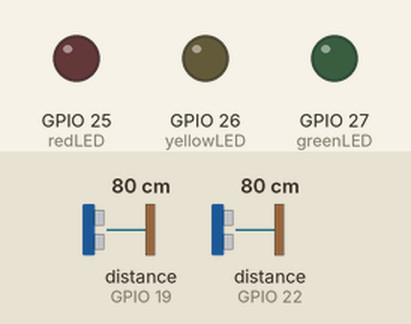
Bench run of a sketch on a simulated ESP32. Parts: output pins drawn as LEDs (lit = HIGH). Wiring (inferred from the names in the program): 2 × ultrasonic range finder: trigger GPIO 21, echo GPIO 19 / trigger GPIO 23, echo GPIO 22. The inputs (shaded band) are chosen by the test bench; at power-on: distance to the obstacle (sensors on GPIO 19, GPIO 22) 80 cm. The echo pulse lasts 58.3 µs per cm; nothing arrives over Bluetooth unless stated; pins used as bus, display or sensor lines are not drawn; what the sketch prints to the serial monitor is not drawn.

Above: at 0.0 s.
At 2.2 s:
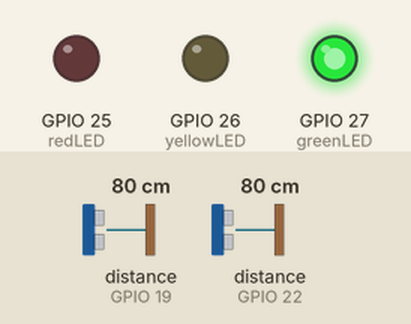
2.3 s: distance to the obstacle (sensor on GPIO 19) set to 22 cm
3.8 s: distance to the obstacle (sensor on GPIO 19) set to 18 cm
At 4.5 s:
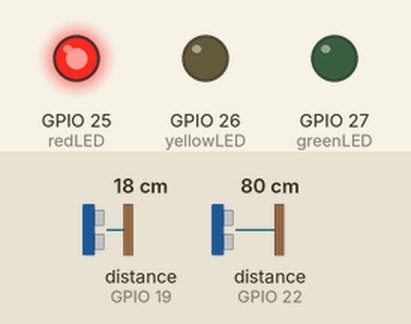
Timing chart, 0 to 6.8 s (numbered marks = the images above; inputs shaded):
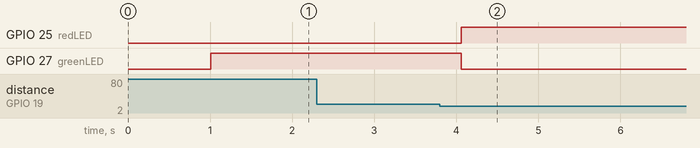

Measured:
- the behaviour switches between 21 and 20 cm on distance to the obstacle (sensor on GPIO 19) (found by bisection; images 1 and 2)
- after the input at 2.3 s, every drawn part: stays the same
- after the input at 3.8 s, GPIO 25 (redLED): LOW → HIGH after 0.26 s; GPIO 27 (greenLED): HIGH → LOW after 0.26 s

The sketch:

ESP32COM.ino
```cpp
// ===== ESP32 Code (for ESP32-WROOM-32) =====
#include "BluetoothSerial.h"
BluetoothSerial SerialBT;

// Ultrasonic sensors
int trigPin1 = 23, echoPin1 = 22;
int trigPin2 = 21, echoPin2 = 19;
int redLED = 25, yellowLED = 26, greenLED = 27;
const int dangerDistance = 20;

// Communication timeout
const int ACK_TIMEOUT = 400;

void setup() {
  pinMode(trigPin1, OUTPUT); pinMode(echoPin1, INPUT);
  pinMode(trigPin2, OUTPUT); pinMode(echoPin2, INPUT);
  pinMode(redLED, OUTPUT); pinMode(yellowLED, OUTPUT); pinMode(greenLED, OUTPUT);

  Serial.begin(115200);                                // Debug to PC
  Serial2.begin(115200, SERIAL_8N1, 16, 17);           // RX2=16, TX2=17
  SerialBT.begin("Mo_Robot");                        // Bluetooth name
  delay(1000);

  Serial.println("✅ ESP32-WROOM-32 ready. Waiting for Nano...");
  SerialBT.println("✅ ESP32-WROOM-32 ready. Waiting for Nano...");
}

// Distance function
long readUltrasonic(int trig, int echo) {
  digitalWrite(trig, LOW); delayMicroseconds(2);
  digitalWrite(trig, HIGH); delayMicroseconds(10);
  digitalWrite(trig, LOW);
  long duration = pulseIn(echo, HIGH, 30000);
  if (duration == 0) return -1;
  return duration * 0.034 / 2;
}

// Send command to Nano and wait for ACK
void sendToNano(char cmd) {
  Serial.print("➡️ Sending to Nano: ");
  Serial.println(cmd);

  Serial2.write(cmd);
  Serial2.println();     // Ensure newline terminator
  Serial2.flush();

  unsigned long start = millis();
  bool ackReceived = false;

  while (millis() - start < ACK_TIMEOUT) {
    if (Serial2.available()) {
      String reply = Serial2.readStringUntil('\n');
      reply.trim();
      if (reply.indexOf("ACK") >= 0) {
        ackReceived = true;
        Serial.println("✅ ACK received.");
        break;
      } else {
        Serial.print("⚠️ Unexpected reply: ");
        Serial.println(reply);
      }
    }
  }

  if (!ackReceived) {
    Serial.println("❌ No ACK — retrying...");
    Serial2.write(cmd);
    Serial2.println();
    Serial2.flush();
  }
}

void loop() {
  // ---- Manual override via Bluetooth ----
  if (SerialBT.available()) {
    char manualCmd = SerialBT.read();
    sendToNano(manualCmd);
    return;
  }

  // ---- Autonomous mode ----
  long distL = readUltrasonic(trigPin1, echoPin1);
  long distR = readUltrasonic(trigPin2, echoPin2);

  if (distL < 0 || distR < 0) {
    digitalWrite(redLED, LOW);
    digitalWrite(greenLED, LOW);
    digitalWrite(yellowLED, HIGH);
    sendToNano('S');
    delay(200);
    return;
  }

  if (distL < dangerDistance || distR < dangerDistance) {
    digitalWrite(redLED, HIGH);
    digitalWrite(greenLED, LOW);
    digitalWrite(yellowLED, LOW);
  } else {
    digitalWrite(redLED, LOW);
    digitalWrite(greenLED, HIGH);
    digitalWrite(yellowLED, LOW);
  }

  if (distL < dangerDistance && distR < dangerDistance) {
    sendToNano('S'); delay(100);
    sendToNano('B'); delay(400);
    sendToNano('R'); delay(400);
    sendToNano('S');
  }
  else if (distL < dangerDistance) {
    sendToNano('S'); delay(100);
    sendToNano('R'); delay(400);
    sendToNano('S');
  }
  else if (distR < dangerDistance) {
    sendToNano('S'); delay(100);
    sendToNano('L'); delay(400);
    sendToNano('S');
  }
  else {
    sendToNano('F');
  }

  delay(100);
}
```
